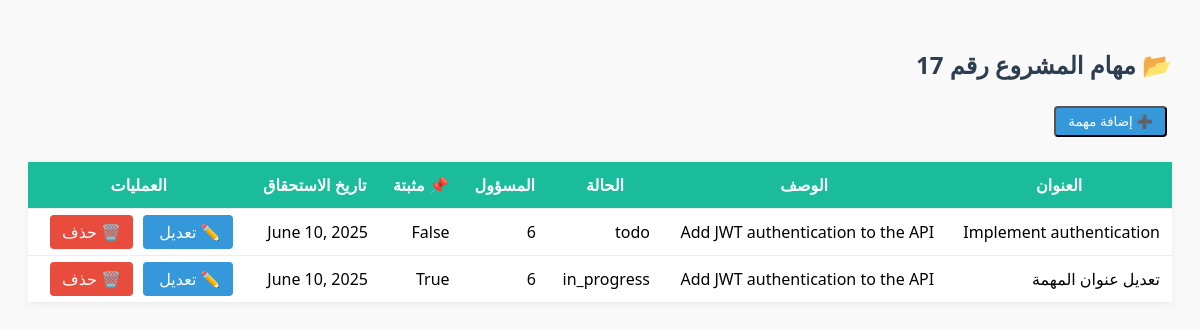
The app's page /tasks/by-project/17/ with its own data.
### task/models.py (models this page shows, shortened)
class Task(models.Model):
    STATUS_CHOICES = (
        ('todo', 'To Do'),
        ('in_progress', 'In Progress'),
        ('done', 'Done'),
    )
    title = models.CharField(max_length=255)
    description = models.TextField(blank=True)
    status = models.CharField(max_length=20, choices=STATUS_CHOICES, default='todo')
    due_date = models.DateField()
    project = models.ForeignKey(Project, on_delete=models.CASCADE, related_name='tasks')
    assignee = models.ForeignKey(settings.AUTH_USER_MODEL, on_delete=models.SET_NULL, null=True, blank=True, related_name='assigned_tasks')
    is_pinned = models.BooleanField(default=False)
    created_at = models.DateTimeField(auto_now_add=True)
    updated_at = models.DateTimeField(auto_now=True)

### accounts/models.py (models this page shows)
class CustomUser(AbstractUser):
    email = models.EmailField(unique=True)
    def __str__(self):
        return self.username

### task/views.py (the view)
# urls.py: path('by-project/<int:project_id>/', TasksByProjectView.as_view(), name='tasks-by-project'),
class TasksByProjectView(TemplateView):
    template_name = 'task/task_list_by_project.html'
    def get_context_data(self, **kwargs):
        context = super().get_context_data(**kwargs)
        project_id = self.kwargs['project_id']
        context['tasks'] = Task.objects.filter(project_id=project_id)
        return context

### templates/task/task_list_by_project.html (shortened to what this page needs)
<!DOCTYPE html>
<html lang="ar">
<head>
</head>
<body>
<h2>📂 مهام المشروع رقم {{ view.kwargs.project_id }}</h2>
<button id="openModalBtn" class="btn">➕ إضافة مهمة</button>
<table>
    <thead>
        <tr>
            <th>العنوان</th>
            <th>الوصف</th>
            <th>الحالة</th>
            <th>المسؤول</th>
            <th>📌 مثبتة</th>
            <th>تاريخ الاستحقاق</th>
            <th>العمليات</th>
        </tr>
    </thead>
    <tbody>
        {% for task in tasks %}
        <tr>
            <td>{{ task.title }}</td>
            <td>{{ task.description }}</td>
            <td>{{ task.status }}</td>
            <td>{{ task.assignee }}</td>
            <td>{{ task.is_pinned }}</td>
            <td>{{ task.due_date }}</td>
            <td>
                <a href="#" class="btn edit-task-btn"
                   data-id="{{ task.id }}"
                   data-title="{{ task.title }}"
                   data-description="{{ task.description }}"
                   data-status="{{ task.status }}"
                   data-due="{{ task.due_date }}"
                   data-assignee="{{ task.assignee.id }}"
                   data-pinned="{{ task.is_pinned }}">
                   ✏️ تعديل
                </a>
                <a href="#" class="btn btn-danger" onclick="deleteTask({{ task.id }})">🗑️ حذف</a>
            </td>
        </tr>
        {% empty %}
        <tr><td colspan="7">لا توجد مهام.</td></tr>
        {% endfor %}
    </tbody>
</table>
</body>
</html>

### templates/task/task_list_by_project.html (style rules this page uses)
body { font-family: 'Segoe UI', sans-serif; padding: 20px; direction: rtl; background: #f9f9f9; }
h2 { color: #2c3e50; }
.btn { padding: 6px 12px; background-color: #3498db; color: white; text-decoration: none; border-radius: 4px; margin: 5px; cursor: pointer; }
.btn-danger { background-color: #e74c3c; }
table { width: 100%; background-color: white; border-collapse: collapse; margin-top: 20px; box-shadow: 0 2px 8px rgba(0,0,0,0.05); }
th, td { padding: 12px; border-bottom: 1px solid #eee; }
th { background-color: #1abc9c; color: white; }

### records on screen
Task: title "Implement authentication", description "Add JWT authentication to the API", status "todo", assignee "6", is_pinned "False", due_date "June 10, 2025"
Task: title "تعديل عنوان المهمة", description "Add JWT authentication to the API", status "in_progress", assignee "6", is_pinned "True", due_date "June 10, 2025"

### other values on screen
{{ view.kwargs.project_id }} "17"
